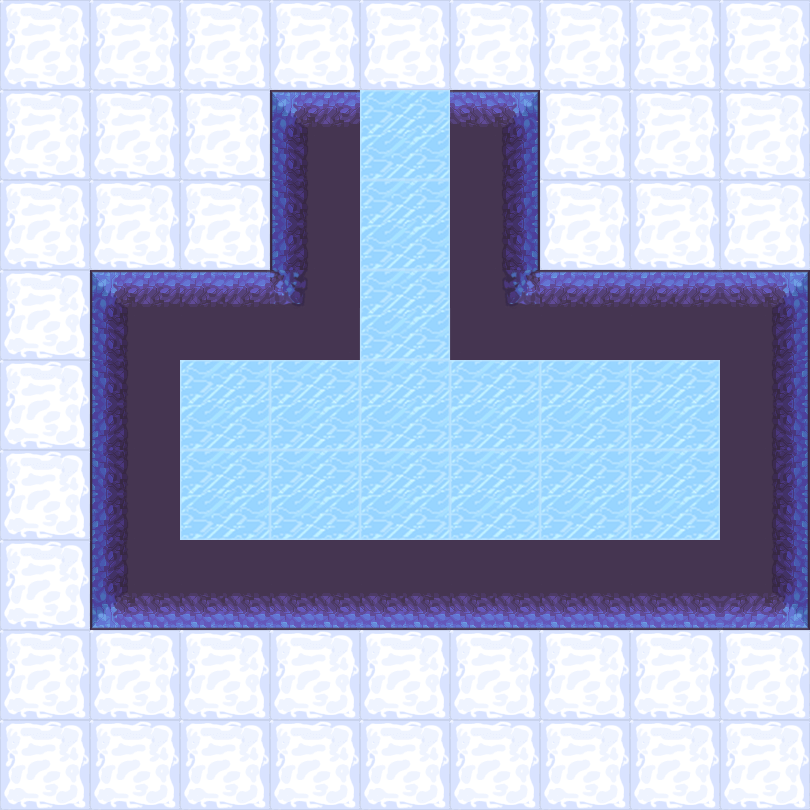

Rendered tile map (Tiled .tmx) drawn with the repository's tilesets; below, a short description and the map source with its tile grids summarised:
An orthogonal 9x9 tile map with 90x90 px tiles, 2 tile layers (地形, 障碍) and 16 objects (12x map, 2x spring, bed, door).

<map version="1.5" tiledversion="1.7.2" orientation="orthogonal" renderorder="right-down" width="9" height="9" tilewidth="90" tileheight="90" infinite="0" nextlayerid="4" nextobjectid="22">
 <tileset firstgid="1" name="2" tilewidth="90" tileheight="90" tilecount="100" columns="10">
  <image source="2.png" trans="ff00ff" width="900" height="900" />
 </tileset>
 <layer id="1" name="地形" width="9" height="9">
  <data>[81 cells, 81 non-empty, 2 distinct tile ids]</data>
 </layer>
 <layer id="2" name="障碍" width="9" height="9">
  <data>[81 cells, 23 non-empty, 10 distinct tile ids]</data>
 </layer>
 <objectgroup id="3" name="对象">
  <object id="2" name="bed" x="360" y="450" width="90" height="90" />
  <object id="3" name="map" x="630" y="360" width="90" height="90" />
  <object id="4" name="map" x="270" y="360" width="90" height="90" />
  <object id="5" name="map" x="360" y="360" width="90" height="90" />
  <object id="7" name="map" x="180" y="360" width="90" height="90" />
  <object id="9" name="map" x="540" y="450" width="90" height="90" />
  <object id="10" name="map" x="450" y="360" width="90" height="90" />
  <object id="11" name="map" x="540" y="360" width="90" height="90" />
  <object id="12" name="map" x="630" y="450" width="90" height="90" />
  <object id="15" name="map" x="450" y="450" width="90" height="90" />
  <object id="16" name="map" x="270" y="450" width="90" height="90" />
  <object id="17" name="map" x="360" y="180" width="90" height="90">
   <properties>
    <property name="weapon" type="int" value="1" />
   </properties>
  </object>
  <object id="18" name="map" x="360" y="270" width="90" height="90">
   <properties>
    <property name="weapon" type="int" value="2" />
   </properties>
  </object>
  <object id="19" name="spring" x="180" y="450" width="90" height="90">
   <properties>
    <property name="direction" value="3" />
   </properties>
  </object>
  <object id="20" name="spring" x="540" y="630" width="90" height="90">
   <properties>
    <property name="direction" value="1" />
   </properties>
  </object>
  <object id="21" name="door" x="360" y="90" width="90" height="90">
   <properties>
    <property name="LorR" type="int" value="1" />
    <property name="motion" type="int" value="4" />
    <property name="rotate" type="int" value="0" />
   </properties>
  </object>
 </objectgroup>
</map>
